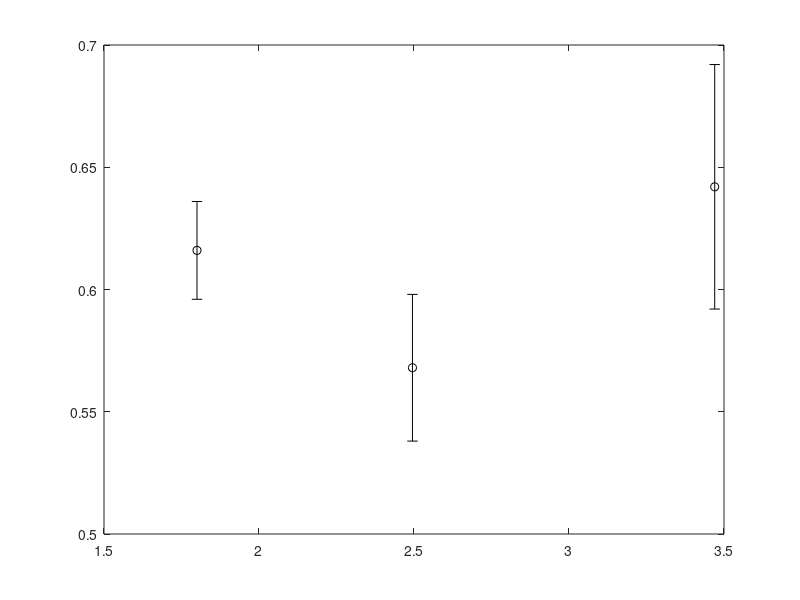

Reproduce this figure in MATLAB. (Note: this script raises an error after producing the figure.)
%% initializing workspace
%close all; % close all figure windows
%clearvars; % clear variables from the workspace

%% import data (manually entering data)
% NOTE: the fit function needs column vectors, 
% so we are transposing the row vectors below to column vectors using ' 
x = [1.8, 2.495, 3.47]';
y = [.616, .568, .642]';
y_err = [0.02, .03, 0.05]';



%% plot the data with errorbars
fig1 = figure('color','w'); % create a new figure window
hold on; % new plots add to the figure, not replace contents of figure
box on; % add bounding box to the plot

errorbar(x,y,y_err,'ko','MarkerFaceColor','k','LineWidth',1,'MarkerSize',7); % plot the data
xlabel("particle diameter [mm]","FontSize",14); % add x and y axis titles
ylabel("viscosity [Pa-s]","FontSize",14);
x_range = xlim; % get current x-axis limits, store in variable "x_range"
xlim([x_range(1)-0.5, x_range(2)+0.5]); % expand the x-axis limits by 0.5 on each side
% y_range = ylim; % get current x-axis limits, store in variable "y_range"
% ylim([y_range(1)-0.05, y_range(2)+0.05]); % expand the y-axis limits by 0.05 on each side
ax.FontSize = 14; % sets the default font size for axis and tick labels - this is how to set tick font size

%% perform a weighted fit of a horizontal line to the data

fit_func = @(b,x) b*x.^0;   % here, y = b (constant function); 
                            % 1 free fit parameter "b";
                            % need to "trick" MATLAB into thinking this is
                            % a function of x (otherwise the "fit" function below throws an error)
                            % x.^0 creates a vector of ones the size of x
                            % the .^ is an element-by-element exponentiation

                           
weights = 1./y_err.^2;  % each datapoint will be weighted by 1/(uncertainty^2)
                        % --> points with more uncertainty contribute less to the fit

[curve, goodness, output] = fit(x,y,fit_func,'Weights',weights); % perform a fit of the function "fit_func" to the data (x,y) with weighting
                                
                                % the fitted parameters are stored
                                % as e.g. "curve.m" and "curve.b"
                                
%% plot the fit        
x_range = xlim; % get and store x-axis limits
x_values = linspace(x_range(1),x_range(2),100); % define 100 points to plot the fit curve at
plot(x_values,feval(curve,x_values),'-k','LineWidth',1.5); % feval evaluates the fitted curve at the points in x_values 
                                  


%% calculate uncertainty in fitted parameters

% First step is to calculate the reduced chi2
% for a succesfull fit (assuming many data points) we expect 
% the reduced chi2 to be approximately 1
reduced_chi2 = sum(output.residuals.^2)/goodness.dfe; % note the residuals stored in the output from the fit 
                                                      % are normalized by the error bars already

                                                      
% TWO METHODS TO ESIMATE UNCERTAINTIY IN FITTED PARAMETERS

% METHOD #1 based on the distribution of the residuals 
% (good if the reduced chi2>1 and you're sure about the model) 
% the confidence intervals of the fitted curve that MATLAB auto-calculates are based on this approach
% we convert the 95% confidence interval into a standard error:
SE1 = diff(confint(curve,.95))/(2*tinv(.975,goodness.dfe));

% METHOD #2 based on the value of the error bars
% we could calculate this from the unnormalized covariance matrix
% but we have a shortcut because method 2 and method 1 are related by:
SE2 = SE1/sqrt(reduced_chi2);


% the two methods are equivalent when the reduced chi2 = 1
% let's take a conservative approach 
% and report the maximum of the two methods
parameter_uncertainty = max(SE1,SE2);

%% add uncertainty information to legend

% get information about fitted curve
formula_string = "y = " + formula(curve);
parameter_names = coeffnames(curve);
parameter_values = coeffvalues(curve);

% assemble fitting information into a single string
fitting_info_string = [newline];


for i=1:length(parameter_names)
    fitting_info_string = [parameter_names{i}+" = "+num2str(parameter_values(i))+"\pm"+num2str(parameter_uncertainty(i))];
end

% optionally add reduced chi2 to string
%fitting_info_string = fitting_info_string+newline+"reduced \chi_\nu^2 = "+num2str(reduced_chi2);

% display legend on plot; put it in the best location
legend({"Data",fitting_info_string},"Location","Best");

	


